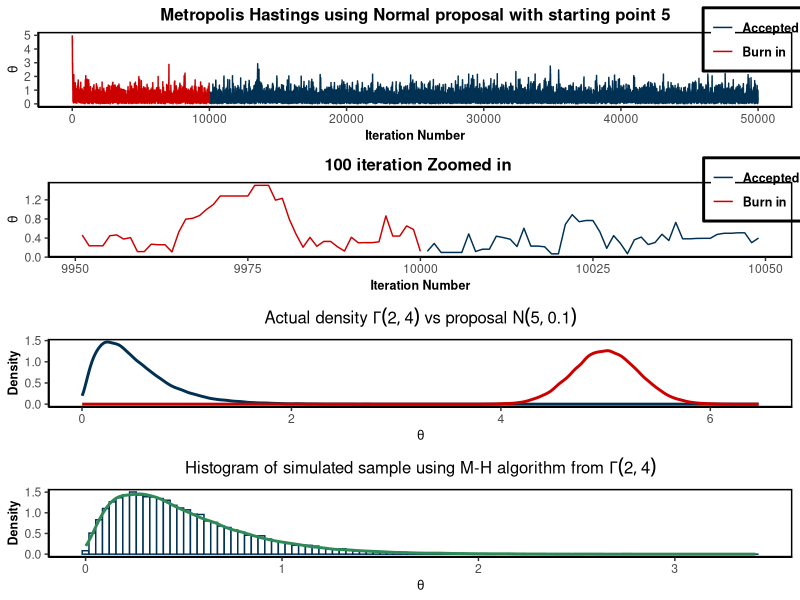
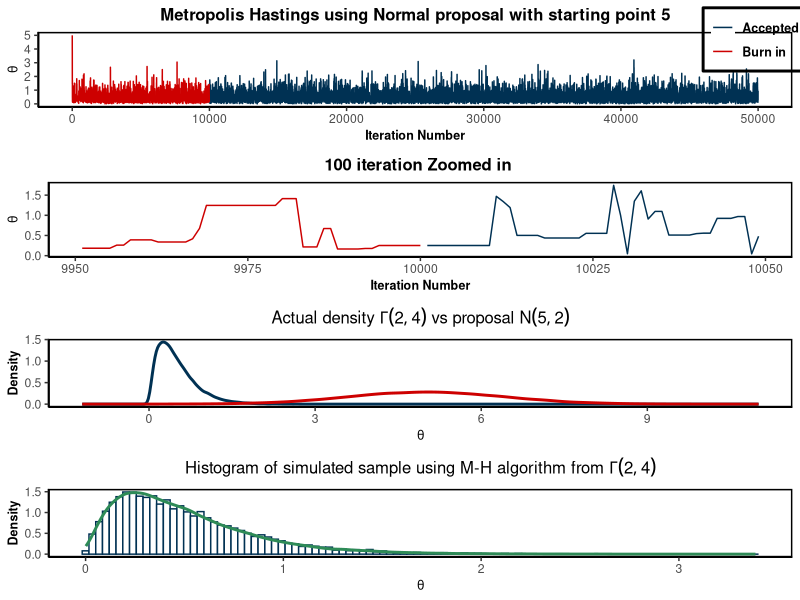
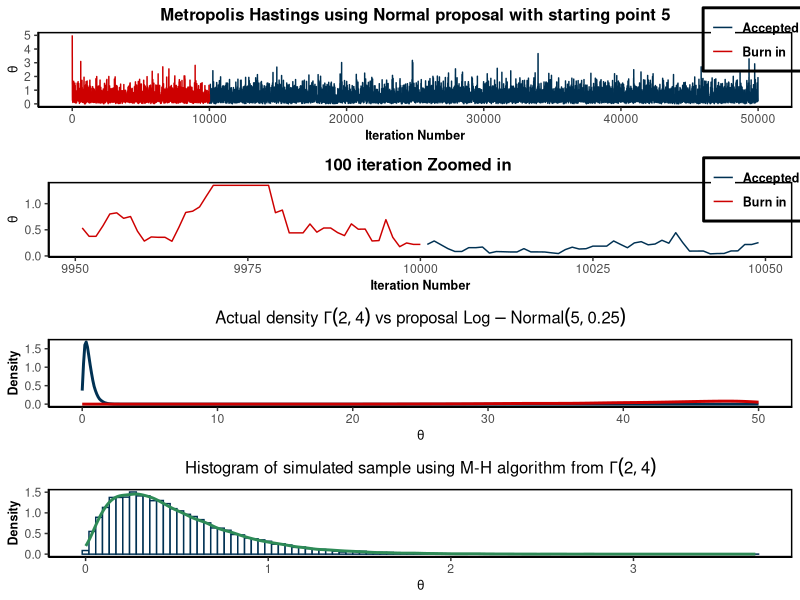
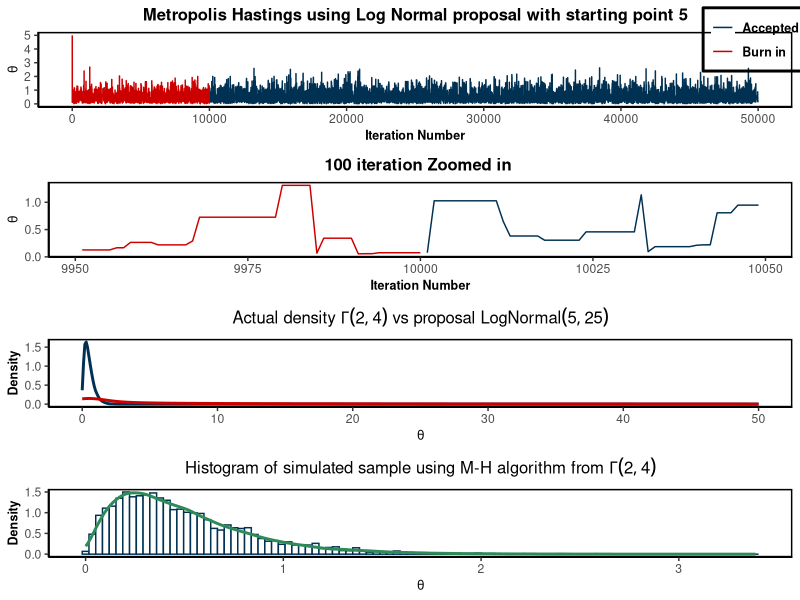
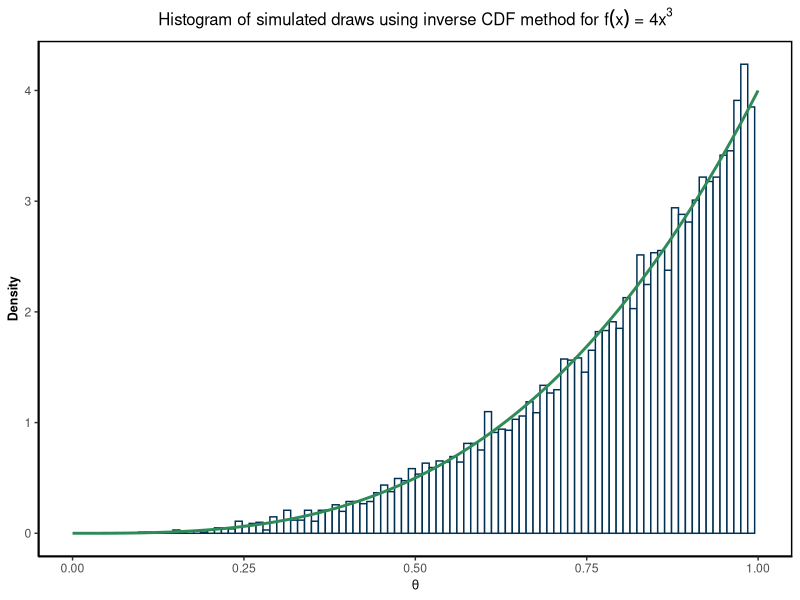
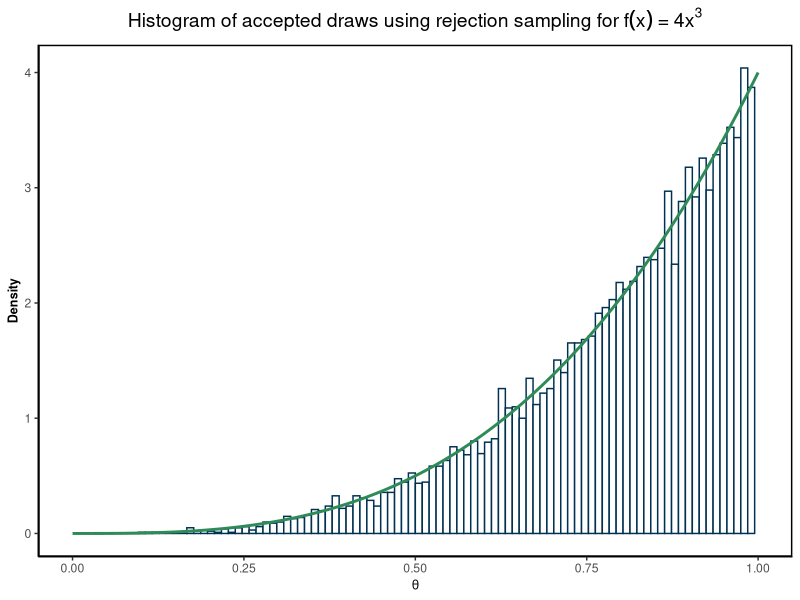

R code for these plots, in order:
## ---- chunk 1
knitr::opts_chunk$set(echo = F,comment = "  ", warning = FALSE, fig.width=13, fig.height=17)
# knitr::opts_chunk$set() 
rm(list = ls())
library(tidyverse)
library(ggpubr)
set.seed(729)
## ---- chunk 2
# -------------- Question 1: Monte Carlo simulation to estimate an integral in two different ways:

# approach 1: Gamma(7,2) as g(x). So f(x) will be that expression

f1x <- function(x){
  expression <- (gamma(7)/2^7)*(exp(-x^2-x^3)/(1 + 3 * x^2))
  return(expression)
}

# approach 2: exp(2) as g(x). So f(x) will be that expression

f2x <- function(x){
  expression <- (.5 * x^6 * exp(-x^2-x^3))/ (1+3*x^2)
  return(expression)
}

# Exact integral value:
exact_val <- integrate(f = function(x) ((x^6*exp(-x^2-x^3-2*x))/(1 + 3 * x^2)), lower = 0, upper = Inf)
print(exact_val)

# Approach 1: f(x) = (gamma(7)/2^7)*(exp(-x^2-x^3)/(1 + 3 * x^2)), g(x) = Gamma(7, 2)
approach_1 <- function(num_points) {
  samples <- rgamma(num_points, shape = 7, rate = 2)
  cal_val <- f1x(samples)
  integral_approximation <- mean(cal_val)
  return(integral_approximation)
}

# Approach 2: f(x) = (.5 * x^6 * exp(-x^2-x^3))/ (1+3x^2), g(x) = exp(2)
approach_2 <- function(num_points) {
  samples <- rexp(num_points, rate = 2)
  cal_val <- f2x(samples)
  integral_approximation <- mean(cal_val)
  return(integral_approximation)
}

# number of random points to generate
num_points <- 100000

# Computing integral approximation using both approach
approximation_1 <- approach_1(num_points) # Gamma(7,2)
approximation_2 <- approach_2(num_points) # Exp(2)


## ---- chunk 3

# Printing results
options(scipen=999) 
cat("Output: 
    \n\tActual result: ", round(exact_val$value, 8), 
    "\n\tMonte-Carlo approximation using Gamma(7, 2) PDF: ", round(approximation_1, 8), 
    "\n\tMonte-Carlo approximation using Exponential(2) PDF:", round(approximation_2, 8), "\n")

## ---- chunk 4
# -------------- Question 2: Monte Carlo method for a integral:

# approach : Unif(1.5, 6) as g(x). So f(x) will be that following expression
fx <- function(x) {
  expression <- (4.5 * log(x))/(2 + x^2)
  return(expression)
}

# Exact integral value:
exact_val <- integrate(f = function(x) log(x)/(2 + x^2), lower = 1.5, upper = 6)
print(exact_val)

# Approach: f(x) = (4.5 * log(x))/(2 + x^2), g(x) = unif(1.5, 6)
mc_app <- function(num_points) {
  samples <- runif(num_points, min = 1.5, max = 6)
  cal_val <- fx(samples)
  integral_approximation <- mean(cal_val)
  return(integral_approximation)
}

## ---- chunk 5
# Computing integral approximation
num_points <- 100000
approximate_val<- mc_app(num_points) # unif(1.5, 6)
options(scipen=999)
cat("Output: 
    \n\tActual result: ", round(exact_val$value, 8), 
    "\n\tMonte-Carlo approximation using Uniform(1.5, 6) PDF:", round(approximate_val, 8), "\n")
## ---- chunk 6
# Q3: Metrpolis_hastings Algorthm
alpha <- 2; beta <- 4
target_density <- function(x){
  return(dgamma(x, shape = alpha, rate = beta))
}

true_mean <- alpha/beta
mh_alg <- function( initial_theta = 5, num_steps, burn_in, proposal_variance){
  
  set.seed(729)
  theta <- numeric(num_steps)
  theta[1] <- initial_theta
  
  accepted_proposal <- 0
  
  for(i in 2 : num_steps){
    # propose a theta value from Normal density proposal
    candidate <- rnorm(1, mean = theta[i-1], sd = sqrt(proposal_variance))
    
    # Target ratio: decides whether we accept the proposed theta as current
    acceptance_ratio <- min(1, target_density(candidate)/target_density(theta[i-1])) # markov kernel cancel out
    
    unif_value <- runif(1)
    
    if(unif_value < acceptance_ratio){
      
      # accept proposed theta
      theta[i] <- candidate
      accepted_proposal <- accepted_proposal + 1
      
    } else {
      
      # reject proposal and take immediate previous theta as current theta
      theta[i] <- theta[i - 1]
    }
    
  }
  
  theta_aburn <- theta[(burn_in + 1):num_steps] # samples after burn_in
  
  # require to decide proposal variance
  acceptance_rate <- accepted_proposal/num_steps
  
  return(list(theta = theta, theta_aburn = theta_aburn, acceptance_rate = acceptance_rate))
}

#  using proposal variance = 0.1
approach_1 <- mh_alg(num_steps = 50000, burn_in = 10000, proposal_variance = 0.1)

#  using proposal variance = 2
approach_2 <- mh_alg(num_steps = 50000, burn_in = 10000, proposal_variance = 2)

# Calculate the estimated mean for approach 1
estimated_mean_1 <- mean(approach_1$theta_aburn)

# Calculate the estimated mean for approach 2
estimated_mean_2 <- mean(approach_2$theta_aburn)


## ---- chunk 7

# Print the results
cat("\tAcceptance Rate:", approach_1$acceptance_rate, 
    "\n\tEstimated Mean:", estimated_mean_1, 
    "\n\tDifference from True Mean:", abs(estimated_mean_1 - true_mean), "\n")

## ---- chunk 8

mh_df1 <- data.frame(theta = approach_1$theta) %>% 
  mutate(index = seq_along(1: nrow(.)),
         burn_in = if_else(index <= 10000, "Burn in", "Accepted"))

col_pal <- c("#003153", "red3")

prop_plot1 <- ggplot() + 
    geom_density(aes( x = rgamma(40000, 2, 4)), col = "#003153", lwd = 1) + 
    geom_density(aes( x = rnorm(40000, 5, sqrt(0.1))), col = "red3", lwd = 1) +
    
    labs(title = expression(paste("Actual density ", Gamma(2, 4), " vs proposal ", N(theta = 5, 0.1))),
       x = expression(theta),
       y =  "Density") +
    theme_classic() + 
    theme(
      # plot.title = element_markdown(lineheight = .75, size= 9, face="bold", hjust = 0.5),
      plot.title = element_text(size= 12, face = "bold", color = 'black', hjust = 0.5),
      axis.title = element_text(size = 9, face="bold"),
      legend.title = element_blank(),
      legend.text = element_text(size = 9, face = "bold"), legend.position = c(.95, .9),
      legend.background = element_rect(color = "black", fill= NA, size = 1, linetype= "solid"),
      panel.border = element_rect(color = "black", fill = NA, linewidth = 1)) +
      scale_color_manual(values = col_pal)



iteration_plot1 <- ggplot(data = mh_df1) + 
    geom_line(aes(x = index, y = theta, color = burn_in)) +
    labs(title = "Metropolis Hastings using Normal proposal with starting point 5",
         x = "Iteration Number",
         y = expression(theta)) +
    theme_classic() + 
    theme(
      # plot.title = element_markdown(lineheight = .75, size= 9, face="bold", hjust = 0.5),
      plot.title = element_text(size= 12, face = "bold", color = 'black', hjust = 0.5),
      axis.title = element_text(size = 9, face="bold"),
      legend.title = element_blank(),
      legend.text = element_text(size = 9, face = "bold"), legend.position = c(.95, .9),
      legend.background = element_rect(color = "black", fill= NA, size = 1, linetype= "solid"),
      panel.border = element_rect(color = "black", fill = NA, size = 1)) +
    scale_color_manual(values = col_pal)

zoomed_plot1 <-  mh_df1 %>% 
  filter(9950< index & index <10050) %>% 
  ggplot(data = .) + 
  geom_line(aes(x = index, y = theta, color = burn_in)) +
  labs(title = "100 iteration Zoomed in ",
       x = "Iteration Number",
       y = expression(theta)) +
  theme_classic() + 
    theme(
      # plot.title = element_markdown(lineheight = .75, size= 9, face="bold", hjust = 0.5),
      plot.title = element_text(size= 12, face = "bold", color = 'black', hjust = 0.5),
      axis.title = element_text(size = 9, face="bold"),
      legend.title = element_blank(),
      legend.text = element_text(size = 9, face = "bold"), legend.position = c(.95, .9),
      legend.background = element_rect(color = "black", fill= NA, size = 1, linetype= "solid"),
      panel.border = element_rect(color = "black", fill = NA, size = 1)) +
    scale_color_manual(values = col_pal)
  

plot_mh1 <- ggplot(data = filter(mh_df1, burn_in == "Accepted")) +
    geom_histogram(aes(x = theta, y = after_stat(density)), bins = 100, fill = "white", col = "#003153") + 
    geom_density(aes( x = rgamma(40000, 2, 4)), col = "seagreen", lwd = 1) +
    labs(title = expression(paste("Histogram of simulated sample using M-H algorithm from ", Gamma(2, 4)), " density"),
         x = expression(theta),
         y = "Density", color = "Blue") +
    theme_classic() + 
    theme(
      # plot.title = element_markdown(lineheight = .75, size= 9, face="bold", hjust = 0.5),
      plot.title = element_text(size= 12, face = "bold", color = 'black', hjust = 0.5),
      axis.title = element_text(size = 9, face="bold"),
      legend.title = element_blank(), legend.position = "top",
      panel.border = element_rect(color = "black", fill = NA, linewidth = 1)
    )


library(ggpubr)

# mh_it1<- ggarrange(iteration_plot1, zoomed_plot1,  
#                              common.legend = TRUE, nrow = 2, ncol = 1)

# pmh_it1<- annotate_figure( mh_it1, top = text_grob(expression(paste0("50000 iteration using M-H algorithm to sample from ", gamma(2,4))), color = "#0d233a", face = "bold", size = 14))

mh_d1 <- ggarrange(iteration_plot1, zoomed_plot1, prop_plot1, plot_mh1,  
                             common.legend = FALSE, nrow = 4, ncol = 1)

# pmh_d1<- annotate_figure( mh_d1, top = text_grob("Simulated draws from gamma(2,4) using M-H algorithm", color = "#0d233a", face = "bold", size = 10))

## ---- chunk 9

print(mh_d1)


## ---- chunk 10
mh_df2 <- data.frame(theta = approach_2$theta) %>% 
  mutate(index = seq_along(1: nrow(.)),
         burn_in = if_else(index <= 10000, "Burn in", "Accepted"))

prop_plot2 <- ggplot() + 
  geom_density(aes( x = rgamma(40000, 2, 4)), col = "#003153", lwd = 1) + 
  geom_density(aes( x = rnorm(40000, 5, sqrt(2))), col = "red3", lwd = 1) +
  
  labs(title = expression(paste("Actual density ", Gamma(2, 4), " vs proposal ", N(theta = 5, 2.0))),
       x = expression(theta),
       y =  "Density") +
  theme_classic() + 
  theme(
    # plot.title = element_markdown(lineheight = .75, size= 9, face="bold", hjust = 0.5),
    plot.title = element_text(size= 12, face = "bold", color = 'black', hjust = 0.5),
    axis.title = element_text(size = 9, face="bold"),
    legend.title = element_blank(),
    legend.text = element_text(size = 9, face = "bold"), legend.position = c(.95, .9),
    legend.background = element_rect(color = "black", fill= NA, size = 1, linetype= "solid"),
    panel.border = element_rect(color = "black", fill = NA, linewidth = 1)) +
  scale_color_manual(values = col_pal)



iteration_plot2 <- ggplot(data = mh_df2) + 
  geom_line(aes(x = index, y = theta, color = burn_in)) +
  labs(title = "Metropolis Hastings using Normal proposal with starting point 5",
       x = "Iteration Number",
       y = expression(theta)) +
  theme_classic() + 
  theme(
    # plot.title = element_markdown(lineheight = .75, size= 9, face="bold", hjust = 0.5),
    plot.title = element_text(size= 12, face = "bold", color = 'black', hjust = 0.5),
    axis.title = element_text(size = 9, face="bold"),
    legend.title = element_blank(),
    legend.text = element_text(size = 9, face = "bold"), legend.position = c(.95, .9),
    legend.background = element_rect(color = "black", fill= NA, size = 1, linetype= "solid"),
    panel.border = element_rect(color = "black", fill = NA, size = 1)) +
  scale_color_manual(values = col_pal)

zoomed_plot2 <-  mh_df2 %>% 
  filter(9950< index & index <10050) %>% 
  ggplot(data = .) + 
  geom_line(aes(x = index, y = theta, color = burn_in)) +
  labs(title = "100 iteration Zoomed in ",
       x = "Iteration Number",
       y = expression(theta)) +
  theme_classic() + 
  theme(
    # plot.title = element_markdown(lineheight = .75, size= 9, face="bold", hjust = 0.5),
    plot.title = element_text(size= 12, face = "bold", color = 'black', hjust = 0.5),
    axis.title = element_text(size = 9, face="bold"),
    legend.title = element_blank(),
    legend.text = element_text(size = 9, face = "bold"), legend.position = "op",
    legend.background = element_rect(color = "black", fill= NA, size = 1, linetype= "solid"),
    panel.border = element_rect(color = "black", fill = NA, size = 1)) +
  scale_color_manual(values = col_pal)


plot_mh2 <- ggplot(data = filter(mh_df2, burn_in == "Accepted")) +
  geom_histogram(aes(x = theta, y= after_stat(density)), bins = 100, fill = "white", col = "#003153") + 
  geom_density(aes( x = rgamma(40000, 2, 4)), col = "seagreen", lwd = 1) +
  labs(title = expression(paste("Histogram of simulated sample using M-H algorithm from ", Gamma(2, 4)), " density"),
       x = expression(theta),
       y = "Density", color = "Blue") +
  theme_classic() + 
  theme(
    # plot.title = element_markdown(lineheight = .75, size= 9, face="bold", hjust = 0.5),
    plot.title = element_text(size= 12, face = "bold", color = 'black', hjust = 0.5),
    axis.title = element_text(size = 9, face="bold"),
    legend.title = element_blank(), legend.position = "top",
    panel.border = element_rect(color = "black", fill = NA, linewidth = 1)
  )


library(ggpubr)

# mh_it2<- ggarrange(iteration_plot2, zoomed_plot2,  
#                    common.legend = TRUE, nrow = 2, ncol = 1)
# 
# pmh_it2<- annotate_figure( mh_it2, top = text_grob(expression(paste0("50000 iteration using M-H algorithm to sample from ", gamma(2,4))), color = "#0d233a", face = "bold", size = 14))

mh_d2 <- ggarrange(iteration_plot2, zoomed_plot2, prop_plot2, plot_mh2,  
                   common.legend = FALSE, nrow = 4, ncol = 1)

# pmh_d2<- annotate_figure( mh_d2, top = text_grob("Simulated draws from gamma(2,4) using M-H algorithm", color = "#0d233a", face = "bold", size = 10))
## ---- chunk 11

# print(mh_it2)
print(mh_d2)

## ---- chunk 12

cat("\tAcceptance Rate:", approach_2$acceptance_rate, 
    "\n\tEstimated Mean:", estimated_mean_2, 
    "\n\tDifference from True Mean:", abs(estimated_mean_2 - true_mean))
## ---- chunk 13

# mh_normal_df 
#  Q5: lognormal proposal
alpha <- 2; beta <- 4
target_density <- function(x){
  return(dgamma(x, shape = alpha, rate = beta))
}

true_mean <- alpha/beta
mh_alg_lnorm <- function( initial_theta = 5, num_steps, burn_in, proposal_variance){
  
  set.seed(729)
  theta <- numeric(num_steps)
  theta[1] <- initial_theta
  
  accepted_proposal <- 0
  
  for(i in 2 : num_steps){
    # propose a theta value from Normal density proposal
    candidate <- rlnorm(1, meanlog = log(theta[i-1]), sdlog = sqrt(proposal_variance))
    
    # Target ratio: decides whether we accept the proposed theta as current
    acceptance_ratio <- min(1, (target_density(candidate)/target_density(theta[i-1]))*(candidate/theta[i-1])) # markov kernel
    
    unif_value <- runif(1)
    
    if(unif_value < acceptance_ratio){
      
      # accept proposed theta
      theta[i] <- candidate
      accepted_proposal <- accepted_proposal + 1
      
    } else {
      
      # reject proposal and take immediate previous theta as current theta
      theta[i] <- theta[i - 1]
    }
    
  }
  
  theta_aburn <- theta[(burn_in + 1):num_steps] # samples after burn_in
  
  # require to decide proposal variance
  acceptance_rate <- accepted_proposal/num_steps
  
    return(list(theta = theta, theta_aburn = theta_aburn, acceptance_rate = acceptance_rate))
}

#  using proposal variance = 0.1
approach_i <- mh_alg_lnorm(num_steps = 50000, burn_in = 10000, proposal_variance = 0.25)

#  using proposal variance = 2
approach_ii <- mh_alg_lnorm(num_steps = 50000, burn_in = 10000, proposal_variance = 25)

# Calculate the estimated mean for approach 1
estimated_mean_i <- mean(approach_i$theta)

# Calculate the estimated mean for approach 2
estimated_mean_ii <- mean(approach_ii$theta)

## ---- chunk 14

# Print the results
cat("\tAcceptance Rate:", approach_i$acceptance_rate, 
    "\n\tEstimated Mean:", estimated_mean_i, 
    "\n\tDifference from True Mean:", abs(estimated_mean_i - true_mean))

## ---- chunk 15

mh_df1 <- data.frame(theta = approach_i$theta) %>% 
  mutate(index = seq_along(1: nrow(.)),
         burn_in = if_else(index <= 10000, "Burn in", "Accepted"))
col_pal <- c("#003153", "red3")

prop_plot1 <- ggplot() + 
    geom_density(aes( x = rgamma(40000, 2, 4)), col = "#003153", lwd = 1) +
    geom_density(aes( x = rlnorm(40000, 5, sqrt(0.25))), col = "red3", lwd = 1) + 
    xlim(0, 50) +
    
    labs(title = expression(paste("Actual density ", Gamma(2, 4), " vs proposal ", Log-Normal(theta = 5, 0.25))),
       x = expression(theta),
       y =  "Density") +
    theme_classic() + 
    theme(
      # plot.title = element_markdown(lineheight = .75, size= 9, face="bold", hjust = 0.5),
      plot.title = element_text(size= 12, face = "bold", color = 'black', hjust = 0.5),
      axis.title = element_text(size = 9, face="bold"),
      legend.title = element_blank(),
      legend.text = element_text(size = 9, face = "bold"), legend.position = c(.95, .9),
      legend.background = element_rect(color = "black", fill= NA, linewidth = 1, linetype= "solid"),
      panel.border = element_rect(color = "black", fill = NA, linewidth = 1)) +
      scale_color_manual(values = col_pal)



iteration_plot1 <- ggplot(data = mh_df1) + 
    geom_line(aes(x = index, y = theta, color = burn_in)) +
    labs(title = "Metropolis Hastings using Normal proposal with starting point 5",
         x = "Iteration Number",
         y = expression(theta)) +
    theme_classic() + 
    theme(
      # plot.title = element_markdown(lineheight = .75, size= 9, face="bold", hjust = 0.5),
      plot.title = element_text(size= 12, face = "bold", color = 'black', hjust = 0.5),
      axis.title = element_text(size = 9, face="bold"),
      legend.title = element_blank(),
      legend.text = element_text(size = 9, face = "bold"), legend.position = c(.95, .9),
      legend.background = element_rect(color = "black", fill= NA, size = 1, linetype= "solid"),
      panel.border = element_rect(color = "black", fill = NA, size = 1)) +
    scale_color_manual(values = col_pal)

zoomed_plot1 <-  mh_df1 %>% 
  filter(9950< index & index <10050) %>% 
  ggplot(data = .) + 
  geom_line(aes(x = index, y = theta, color = burn_in)) +
  labs(title = "100 iteration Zoomed in ",
       x = "Iteration Number",
       y = expression(theta)) +
  theme_classic() + 
    theme(
      # plot.title = element_markdown(lineheight = .75, size= 9, face="bold", hjust = 0.5),
      plot.title = element_text(size= 12, face = "bold", color = 'black', hjust = 0.5),
      axis.title = element_text(size = 9, face="bold"),
      legend.title = element_blank(),
      legend.text = element_text(size = 9, face = "bold"), legend.position = c(.95, .9),
      legend.background = element_rect(color = "black", fill= NA, size = 1, linetype= "solid"),
      panel.border = element_rect(color = "black", fill = NA, size = 1)) +
    scale_color_manual(values = col_pal)
  

plot_mh1 <- ggplot(data = filter(mh_df1, burn_in == "Accepted")) +
    geom_histogram(aes(x = theta, y= after_stat(density)), bins = 100, fill = "white", col = "#003153") + 
    geom_density(aes( x = rgamma(40000, 2, 4)), col = "seagreen", lwd = 1) +
    labs(title = expression(paste("Histogram of simulated sample using M-H algorithm from ", Gamma(2, 4)), " density"),
         x = expression(theta),
         y = "Density", color = "Blue") +
    theme_classic() + 
    theme(
      # plot.title = element_markdown(lineheight = .75, size= 9, face="bold", hjust = 0.5),
      plot.title = element_text(size= 12, face = "bold", color = 'black', hjust = 0.5),
      axis.title = element_text(size = 9, face="bold"),
      legend.title = element_blank(), legend.position = "top",
      panel.border = element_rect(color = "black", fill = NA, linewidth = 1)
    )


library(ggpubr)

# mh_it1<- ggarrange(iteration_plot1, zoomed_plot1,  
#                              common.legend = TRUE, nrow = 2, ncol = 1)

# pmh_it1<- annotate_figure( mh_it1, top = text_grob(expression(paste0("50000 iteration using M-H algorithm to sample from ", gamma(2,4))), color = "#0d233a", face = "bold", size = 14))

mh_d1 <- ggarrange(iteration_plot1, zoomed_plot1, prop_plot1, plot_mh1,  
                             common.legend = FALSE, nrow = 4, ncol = 1)

# pmh_d1<- annotate_figure( mh_d1, top = text_grob("Simulated draws from gamma(2,4) using M-H algorithm", color = "#0d233a", face = "bold", size = 10))

## ---- chunk 16

print(mh_d1)


## ---- chunk 17
mh_df2 <- data.frame(theta = approach_ii$theta) %>% 
  mutate(index = seq_along(1: nrow(.)),
         burn_in = if_else(index <= 10000, "Burn in", "Accepted"))

prop_plot2 <- ggplot() + 
  geom_density(aes( x = rgamma(40000, 2, 4)), col = "#003153", lwd = 1) +
  geom_density(aes( x = rlnorm(40000, 5, sqrt(25))), col = "red3", lwd = 1) + 
  xlim(0, 50) +
  
  labs(title = expression(paste("Actual density ", Gamma(2, 4), " vs proposal ", LogNormal(theta = 5, 25.0))),
       x = expression(theta),
       y =  "Density") +
  theme_classic() + 
  theme(
    # plot.title = element_markdown(lineheight = .75, size= 9, face="bold", hjust = 0.5),
    plot.title = element_text(size= 12, face = "bold", color = 'black', hjust = 0.5),
    axis.title = element_text(size = 9, face="bold"),
    legend.title = element_blank(),
    legend.text = element_text(size = 9, face = "bold"), legend.position = c(.95, .9),
    legend.background = element_rect(color = "black", fill= NA, size = 1, linetype= "solid"),
    panel.border = element_rect(color = "black", fill = NA, linewidth = 1)) +
  scale_color_manual(values = col_pal)



iteration_plot2 <- ggplot(data = mh_df2) + 
  geom_line(aes(x = index, y = theta, color = burn_in)) +
  labs(title = "Metropolis Hastings using Log Normal proposal with starting point 5",
       x = "Iteration Number",
       y = expression(theta)) +
  theme_classic() + 
  theme(
    # plot.title = element_markdown(lineheight = .75, size= 9, face="bold", hjust = 0.5),
    plot.title = element_text(size= 12, face = "bold", color = 'black', hjust = 0.5),
    axis.title = element_text(size = 9, face="bold"),
    legend.title = element_blank(),
    legend.text = element_text(size = 9, face = "bold"), legend.position = c(.95, .9),
    legend.background = element_rect(color = "black", fill= NA, size = 1, linetype= "solid"),
    panel.border = element_rect(color = "black", fill = NA, size = 1)) +
  scale_color_manual(values = col_pal)

zoomed_plot2 <-  mh_df2 %>% 
  filter(9950< index & index <10050) %>% 
  ggplot(data = .) + 
  geom_line(aes(x = index, y = theta, color = burn_in)) +
  labs(title = "100 iteration Zoomed in ",
       x = "Iteration Number",
       y = expression(theta)) +
  theme_classic() + 
  theme(
    # plot.title = element_markdown(lineheight = .75, size= 9, face="bold", hjust = 0.5),
    plot.title = element_text(size= 12, face = "bold", color = 'black', hjust = 0.5),
    axis.title = element_text(size = 9, face="bold"),
    legend.title = element_blank(),
    legend.text = element_text(size = 9, face = "bold"), legend.position = "op",
    legend.background = element_rect(color = "black", fill= NA, size = 1, linetype= "solid"),
    panel.border = element_rect(color = "black", fill = NA, size = 1)) +
  scale_color_manual(values = col_pal)


plot_mh2 <- ggplot(data = filter(mh_df2, burn_in == "Accepted")) +
  geom_histogram(aes(x = theta, y= after_stat(density)), bins = 100, fill = "white", col = "#003153") + 
  geom_density(aes( x = rgamma(40000, 2, 4)), col = "seagreen", lwd = 1) +
  labs(title = expression(paste("Histogram of simulated sample using M-H algorithm from ", Gamma(2, 4)), " density"),
       x = expression(theta),
       y = "Density", color = "Blue") +
  theme_classic() + 
  theme(
    # plot.title = element_markdown(lineheight = .75, size= 9, face="bold", hjust = 0.5),
    plot.title = element_text(size= 12, face = "bold", color = 'black', hjust = 0.5),
    axis.title = element_text(size = 9, face="bold"),
    legend.title = element_blank(), legend.position = "top",
    panel.border = element_rect(color = "black", fill = NA, linewidth = 1)
  )


library(ggpubr)

# mh_it2<- ggarrange(iteration_plot2, zoomed_plot2,  
#                    common.legend = TRUE, nrow = 2, ncol = 1)
# 
# pmh_it2<- annotate_figure( mh_it2, top = text_grob(expression(paste0("50000 iteration using M-H algorithm to sample from ", gamma(2,4))), color = "#0d233a", face = "bold", size = 14))

mh_d2 <- ggarrange(iteration_plot2, zoomed_plot2, prop_plot2, plot_mh2,  
                   common.legend = FALSE, nrow = 4, ncol = 1)

# pmh_d2<- annotate_figure( mh_d2, top = text_grob("Simulated draws from gamma(2,4) using M-H algorithm", color = "#0d233a", face = "bold", size = 10))
## ---- chunk 18

# print(mh_it2)
print(mh_d2)

## ---- chunk 19


cat("\tAcceptance Rate:", approach_ii$acceptance_rate, 
    "\n\tEstimated Mean:", estimated_mean_ii, 
    "\n\tDifference from True Mean:", abs(estimated_mean_ii - true_mean))
## ---- chunk 20
# -------------- Question 6: Inverse CDF method for a expression:
# i) c = 4

# ii) inverse cdf of f(x) = 4 * x^3 is u ^(1/4)

# Desired3 number of observations
n <- 10000

# Generate observations using inverse CDF method
inverse_cdf <- function(n) {
  
  # Generate uniform random numbers
  u <- runif(n) # default unif(0, 1)
  
  # Apply inverse CDF transformation
  observations <- u^(1/4)
  return(observations)
}

icdf_obs <- inverse_cdf(n)

# hist(icdf_obs, probability = TRUE, col = "grey", 
#      main=expression(paste("Histogram of simulated sample from ", f(x), "=", 4*x^3)))
# curve(4 * x^3, 0,25, n=1000,col='red3',lwd=1,add=TRUE)

theta = seq(0, 1, length.out = 10000)
ftheta <- 4*theta^3
inv_df <- data.frame(theta = theta, ftheta = ftheta, icdf_obs = icdf_obs)

plot_icdf <- ggplot(data = inv_df) +
  geom_histogram(aes(x = icdf_obs, y= after_stat(density)), bins = 100, fill = "white", col = "#003153") + 
  geom_line(aes(x = theta, y = ftheta), col = "seagreen", lwd = 1) +
  xlim(0, 1) +
  labs(title = expression(paste("Histogram of simulated draws using inverse CDF method for ", f(x), " = ", 4*x^3)),
         x = expression(theta),
         y = "Density") +
  theme_classic() + 
  theme(
    # plot.title = element_markdown(lineheight = .75, size= 9, face="bold", hjust = 0.5),
    plot.title = element_text(size = 12, face = "bold", color = 'black', hjust = 0.5),
    axis.title = element_text(size = 9, face="bold"),
    legend.title = element_blank(), legend.position = "top",
    panel.border = element_rect(color = "black", fill = NA, size = 1)
    )
## ---- chunk 21
print(plot_icdf)
## ---- chunk 22

# iii) Rejection sampling

# Desired3 the number of observations
n <- 10000

# Generate observations using rejection sampling
rej_sampling <- function(n) {
  
  observations <- numeric(n)
  accepted <- 0
  rejected <- 0
  
  while (accepted < n) {
    x <- runif(1)  # Generate a random number in the range [0, 1]
    y <- runif(1)  # Generate a random number in the range [0, 1]
    
    if (y <  x^3) { # given PDF
      observations[accepted + 1] <- x
      accepted <- accepted + 1
    } else {
      rejected <- rejected + 1
    }
  }
  
  return(list(samples = observations, rejection_number = rejected))
}

# Generate observations using rejection sampling
rej_samples <- rej_sampling(n)

theta = seq(0,1, length.out = 10000)
ftheta <- 4*theta^3
rej_df <- data.frame(theta = theta, ftheta = ftheta, rej_sample = rej_samples$samples)

plot_rej <- ggplot(data = rej_df) +
    geom_histogram(aes(x = rej_sample, y= after_stat(density)), bins = 100, fill = "white", col = "#003153") + 
    geom_line(aes(x = theta, y = ftheta), col = "seagreen", lwd = 1) +
    xlim(0, 1) +
    labs(title = expression(paste("Histogram of accepted draws using rejection sampling for ", f(x), " = ", 4*x^3)),
         x = expression(theta),
         y = "Density", color = "black") +
    theme_classic() + 
    theme(
      # plot.title = element_markdown(lineheight = .75, size= 9, face="bold", hjust = 0.5),
      plot.title = element_text(size= 14, face = "bold", color = 'black', hjust = 0.5),
      axis.title = element_text(size = 9, face="bold"),
      legend.title = element_blank(), legend.position = "top",
      panel.border = element_rect(color = "black", fill = NA, size = 1)
    )
## ---- chunk 23
print(plot_rej)
## ---- chunk 24

# (iv) the average number of trials per accepted observation in Part (iii).
average_trials<- (rej_samples$rejection_number + length(rej_samples$samples)) / length(rej_samples$samples)

# v) Compare the two sets of observations generated in Part (ii) and Part (iii) in terms of
# empirical mean, variance and 60% quantile.

# Calculate empirical mean, variance, and 60% quantile for inverse CDF method
mean_icdf <- mean(icdf_obs)
variance_icdf <- var(icdf_obs)
quantile_icdf <- quantile(icdf_obs, 0.6)

# Calculate empirical mean, variance, and 60% quantile for rejection sampling
mean_rejection_sampling <- mean(rej_samples$samples)
variance_rejection_sampling <- var(rej_samples$samples)
quantile_rejection_sampling <- quantile(rej_samples$samples, 0.6)
## ---- chunk 25
# Print the results
cat("\tEmpirical Mean:", mean_icdf, 
    "\n\tVariance:", variance_icdf, 
    "\n\t60% Quantile:", quantile_icdf, "\n")
## ---- chunk 26

cat("\tEmpirical Mean:", mean_rejection_sampling, 
    "\n\tVariance:", variance_rejection_sampling, 
    "\n\t60% Quantile:", quantile_rejection_sampling, "\n")
